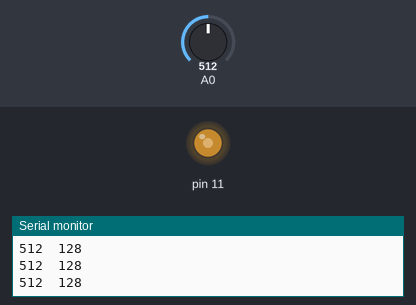
Bench run of a sketch on a simulated Arduino Uno, built with avr-gcc and run on an emulated ATmega328P. Shown: output pins drawn as LEDs (lit = HIGH), the last lines printed to the serial monitor. The test bench sets the inputs (shaded band); at power-on: A0 = 512.

Above: at 1.2 s.
1.3 s: A0 set to 412
At 2.3 s:
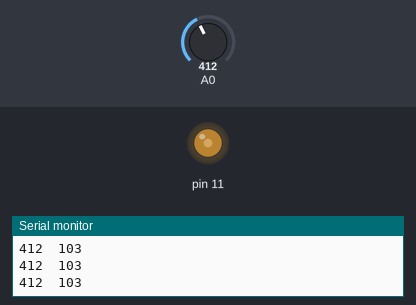
2.8 s: A0 set to 383
At 3.3 s:
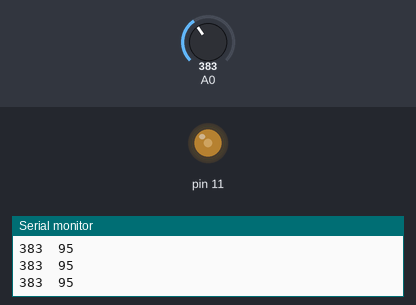
5.8 s: A0 set to 122
At 6.7 s:
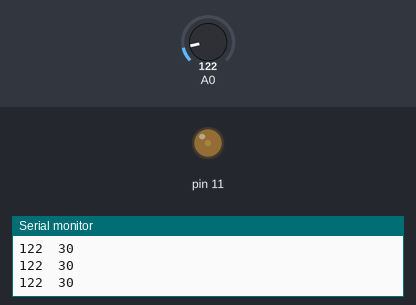
7.3 s: A0 set to 0
At 7.7 s:
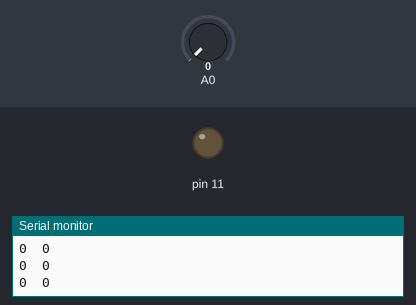
8.8 s: A0 set to 716
At 10.0 s:
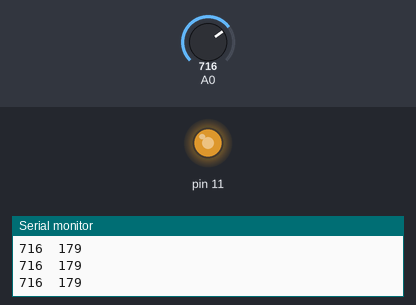
10.3 s: A0 set to 900
At 11.5 s:
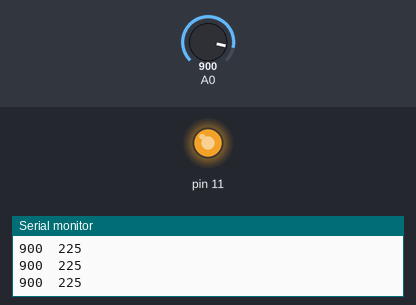
Timing chart, 0 to 12.8 s (numbered marks = the images above; inputs shaded):
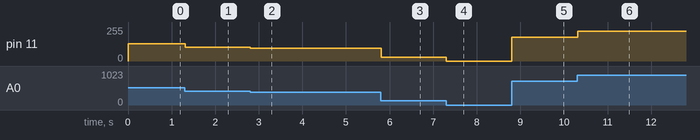

Measured:
- after the input at 1.3 s, pin 11: 128/255 → 103/255 at once
- after the input at 2.8 s, pin 11: 103/255 → 95/255 at once
- after the input at 5.8 s, pin 11: 95/255 → 30/255 at once
- after the input at 7.3 s, pin 11: 30/255 → 0/255 at once
- after the input at 8.8 s, pin 11: 0/255 → 179/255 at once
- after the input at 10.3 s, pin 11: 179/255 → 225/255 at once

The sketch:

pwmMotor.ino
```cpp
void setup() {
  // put your setup code here, to run once:
  pinMode(11,OUTPUT);
  Serial.begin(9600);
}

void loop() {
  // put your main code here, to run repeatedly:
  int tiempo=analogRead(0);
  Serial.print(tiempo);
  Serial.print("\t");
  Serial.print(tiempo/4);
  analogWrite(11,tiempo/4);
  Serial.print("\n");

}
```
